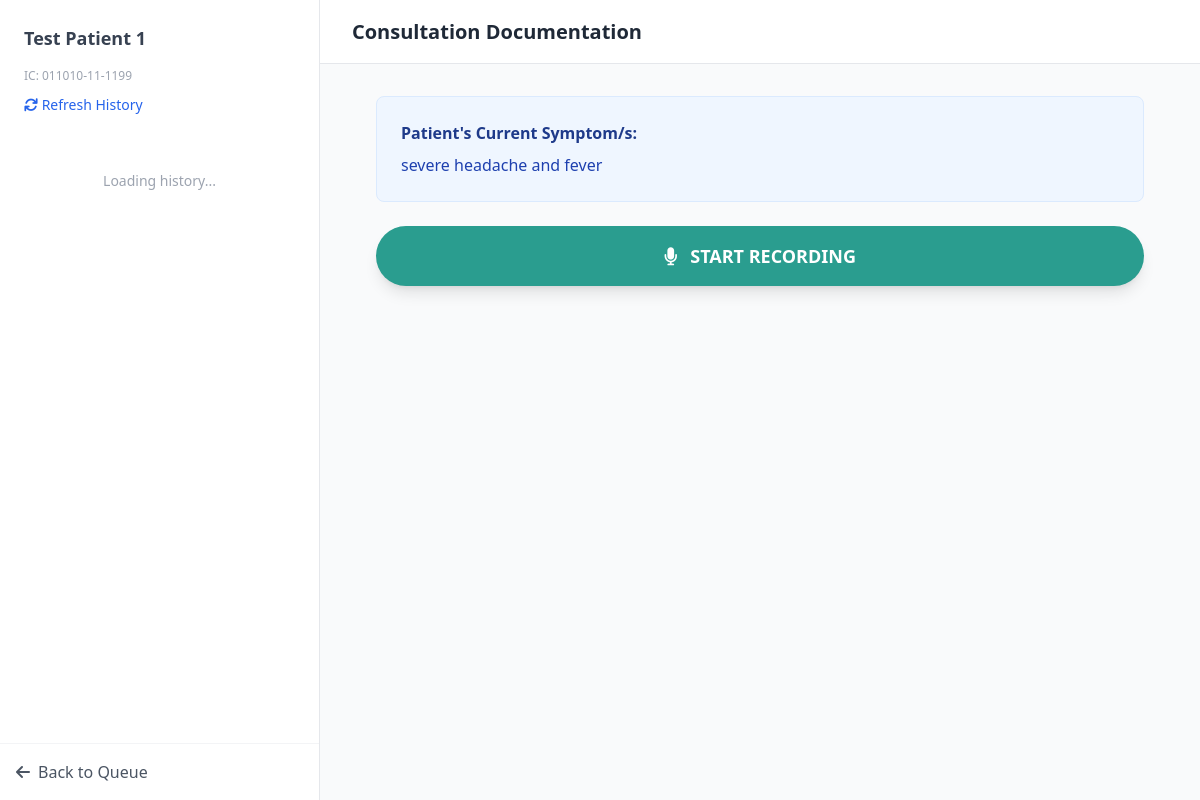
The app's page /start_consultation/1 (signed in) with its own data.
### app.py (models this page shows)
class Patient(db.Model):
    id = db.Column(db.Integer, primary_key=True)
    ic_number = db.Column(db.String(20), unique=True, nullable=False)
    name = db.Column(db.String(100), nullable=False)
    age = db.Column(db.String(10), nullable=False)
    visits = db.relationship("Visit", backref="patient", lazy=True)

class Visit(db.Model):
    id = db.Column(db.Integer, primary_key=True)
    patient_id = db.Column(db.Integer, db.ForeignKey("patient.id"), nullable=False)
    doctor_id = db.Column(db.Integer, db.ForeignKey("user.id"), nullable=True)
    assigned_doctor = db.relationship("User", foreign_keys=[doctor_id])
    timestamp = db.Column(db.DateTime, default=datetime.now)
    symptoms = db.Column(db.Text, nullable=False)
    soap_note = db.Column(db.Text)
    status = db.Column(db.String(20), default="waiting")
    room = db.Column(db.String(10), nullable=True)

### app.py (the view)
@app.route("/start_consultation/<int:visit_id>")
def start_consultation(visit_id):
    if session.get("role") != "doctor": return redirect("/login")
    visit = Visit.query.get_or_404(visit_id)
    visit.status = "in_consultation"
    visit.doctor_id = session["user_id"]
    db.session.commit()
    TRANSCRIPTS[str(visit.id)] = ""
    return render_template("consultation.html", visit=visit, patient=visit.patient, doctor_name=session["name"])

### templates/consultation.html (shortened to what this page needs)
<!DOCTYPE html>
<html lang="en">
<head>
  <script src="https://cdn.tailwindcss.com"></script>
  <link href="https://cdnjs.cloudflare.com/ajax/libs/font-awesome/6.0.0/css/all.min.css" rel="stylesheet">
</head>
<body class="bg-gray-50 h-screen flex overflow-hidden font-sans">
  <aside class="w-80 bg-white border-r border-gray-200 flex flex-col justify-between hidden md:flex">
    <div class="flex-1 flex flex-col overflow-hidden">
      <div class="p-6">
        <div class="font-bold text-gray-700 text-lg mb-4">{{patient.name}}</div>
        <div class="text-xs text-gray-400 mb-2">IC: {{ patient.ic_number }}</div>
        <button onclick="loadHistory()" class="text-sm text-blue-600 hover:underline mb-4">
          <i class="fas fa-sync"></i> Refresh History
        </button>
      </div>
      <div id="history-list" class="flex-1 overflow-y-auto px-6 pb-6 space-y-4">
        <div class="text-center text-gray-400 text-sm mt-4">Loading history...</div>
      </div>
    </div>
    <div class="p-4 border-t border-gray-100">
      <a href="/doctor/dashboard" class="flex items-center gap-2 text-gray-600 hover:text-blue-600">
        <i class="fas fa-arrow-left"></i> Back to Queue
      </a>
    </div>
  </aside>
  <main class="flex-1 flex flex-col relative">
    <header class="h-16 border-b border-gray-200 bg-white flex items-center px-8 justify-between shrink-0">
      <h1 class="text-xl font-bold text-gray-800">Consultation Documentation</h1>
    </header>
    <div class="flex-1 overflow-y-auto p-8">
      <div id="view-setup" class="max-w-3xl mx-auto space-y-6">
        <div class="bg-blue-50 p-6 rounded-lg border border-blue-100">
          <h2 class="font-bold text-blue-900 mb-2">Patient's Current Symptom/s:</h2>
          <p class="text-blue-800">{{ visit.symptoms }}</p>
        </div>
        <button onclick="startSession()" class="w-full bg-[#2a9d8f] hover:bg-[#21867a] text-white font-bold py-4 rounded-full shadow-lg text-lg transition">
          <i class="fas fa-microphone mr-2"></i> START RECORDING
        </button>
      </div>
    </div>
  </main>
</body>
</html>

### records on screen
Patient: name "Test Patient 1", ic_number "011010-11-1199"
Visit: symptoms "severe headache and fever"
